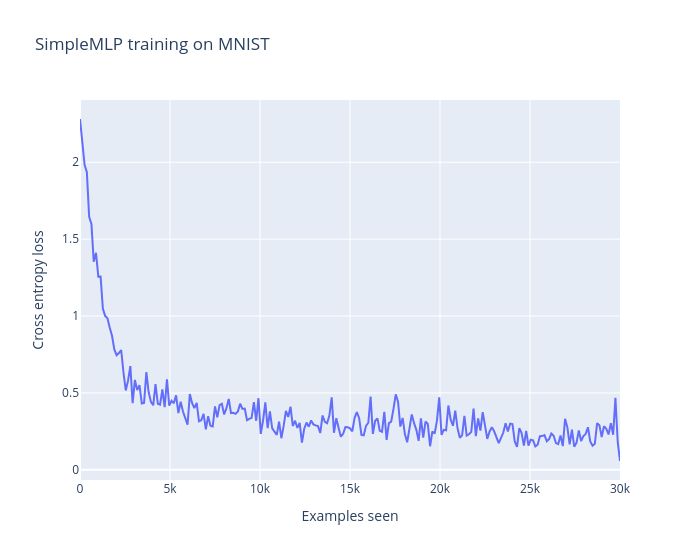

Notebook source saved alongside this figure:
### Code cell
model = SimpleMLP().to(device)

batch_size = 128
epochs = 3

mnist_trainset, _ = get_mnist()
mnist_trainloader = DataLoader(mnist_trainset, batch_size=batch_size, shuffle=True)

optimizer = t.optim.Adam(model.parameters(), lr=1e-3)
loss_list = []

for epoch in range(epochs):
    pbar = tqdm(mnist_trainloader)

    for imgs, labels in pbar:
        # Move data to device, perform forward pass
        imgs, labels = imgs.to(device), labels.to(device)
        logits = model(imgs)

        # Calculate loss, perform backward pass
        loss = F.cross_entropy(logits, labels)
        loss.backward()
        optimizer.step()
        optimizer.zero_grad()

        # Update logs & progress bar
        loss_list.append(loss.item())
        pbar.set_postfix(epoch=f"{epoch + 1}/{epochs}", loss=f"{loss:.3f}")

line(
    loss_list,
    x_max=epochs * len(mnist_trainset),
    labels={"x": "Examples seen", "y": "Cross entropy loss"},
    title="SimpleMLP training on MNIST",
    width=700,
)

### Figure 1 — Plotly figure (JSON) as saved in the notebook; plotly's stock layout.template omitted (floating-point values rounded to 4 significant figures; data arrays with more than 128 entries replaced by an {"elided": "..."} marker saying what was removed)
{"data": [{"hovertemplate": "Examples seen=%{x}<br>Cross entropy loss=%{y}<extra></extra>", "legendgroup": "", "line": {"color": "#636efa", "dash": "solid"}, "marker": {"symbol": "circle"}, "mode": "lines", "name": "", "orientation": "v", "showlegend": false, "type": "scatter", "x": {"elided": "237 float values"}, "xaxis": "x", "y": {"elided": "237 float values"}, "yaxis": "y"}], "layout": {"hovermode": "x unified", "legend": {"tracegroupgap": 0}, "title": {"text": "SimpleMLP training on MNIST"}, "width": 700, "xaxis": {"anchor": "y", "domain": [0, 1], "title": {"text": "Examples seen"}}, "yaxis": {"anchor": "x", "domain": [0, 1], "title": {"text": "Cross entropy loss"}}}}
